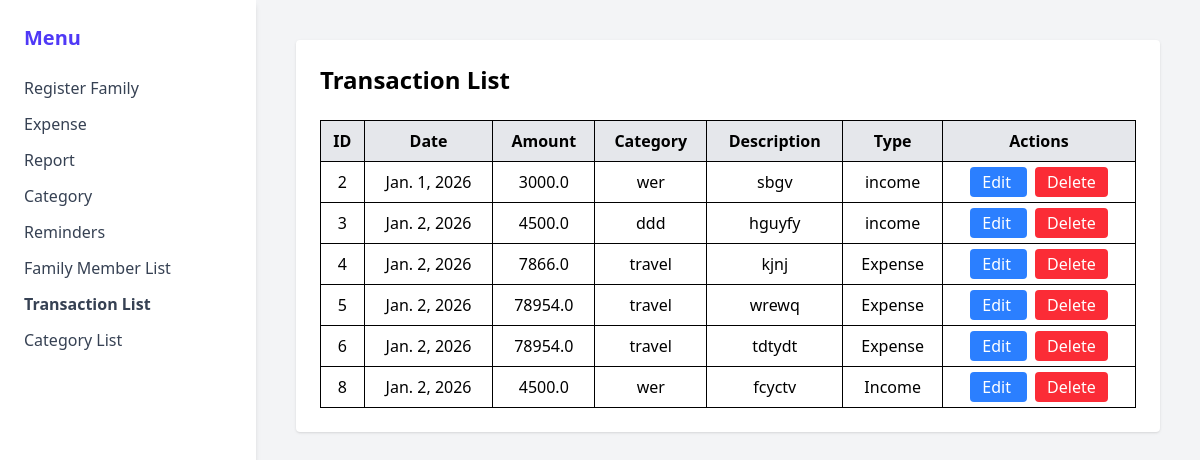
Before: /user/Transaction1 with the older database file.
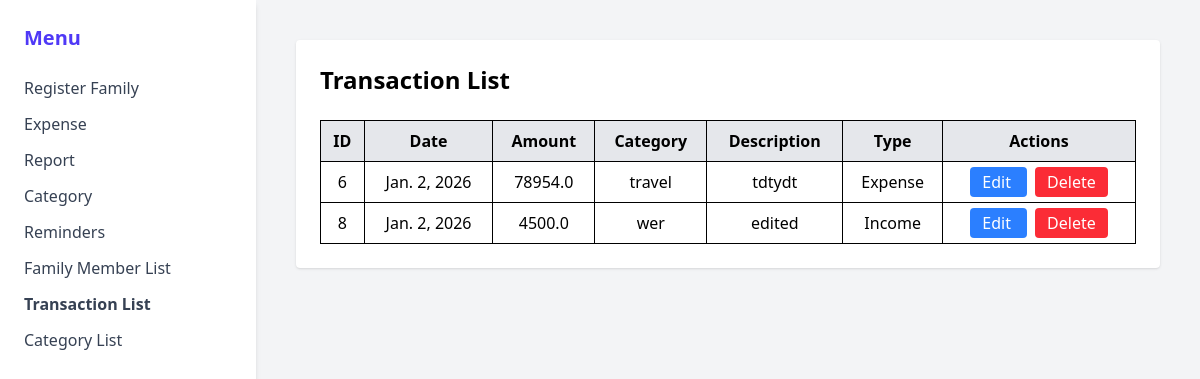
After: the same page with the newer database file.
### user/models.py (models this page shows)
class Transaction(models.Model):
    id = models.AutoField(primary_key=True)
    date = models.DateField()
    category_id = models.ForeignKey('Category', on_delete=models.CASCADE)
    amount = models.FloatField()
    Transaction_desc = models.CharField(max_length=100)
    Type = models.CharField(max_length=100)
    owner_type = models.CharField(max_length=10)

class  Category(models.Model):
    category_id = models.IntegerField(max_length=50,primary_key=True)
    category_type = models.CharField(max_length=100)
    def __str__(self):
        return self.category_type

### user/views.py (the view)
# urls.py: path('user/Transaction1',views.Transaction1_page, name='Transaction1_page'),
def Transaction1_page(request):
    transactions = Transaction.objects.filter(owner_type='user')
    return render(request, 'transaction_list1.html', {'transactions': transactions})

### user/templates/transaction_list1.html (shortened to what this page needs)
{% load static %}
<!DOCTYPE html>
<html>
<head>
  <script src="https://cdn.jsdelivr.net/npm/@tailwindcss/browser@4"></script>
</head>
<body class="bg-gray-100"                                                                                                                                                                                                                                                                                                                          >
<div class="flex min-h-screen">
  <aside class="w-64 bg-white shadow-md p-6">
    <h2 class="text-xl font-bold mb-6 text-indigo-600">Menu</h2>
    <ul class="space-y-3 text-gray-700">
        <li><a href="{% url 'Familyreg_page' %}" class="hover:text-indigo-600">Register Family</a></li>
        <li><a href="{% url 'Expense_page' %}" class="hover:text-indigo-600">Expense</a></li>
        <li><a href="{% url 'reports_page' %}" class="hover:text-indigo-600">Report</a></li>
        <li><a href="{% url 'Category_page' %}" class="hover:text-indigo-600">Category</a></li>
        <li><a href="{% url 'Reminder1_page' %}" class="hover:text-indigo-600">Reminders</a></li>
        <li><a href="{% url 'Memberlist_page' %}" class="hover:text-indigo-600">Family Member List</a></li>
        <li><a href="{% url 'Transaction1_page' %}" class="hover:text-indigo-600 font-semibold">Transaction List</a></li>
        <li><a href="{% url 'Categorylist_page' %}" class="hover:text-indigo-600">Category List</a></li>
    </ul>
  </aside>
  <main class="flex-1 p-10">
    <div class="bg-white p-6 rounded shadow">
      <h2 class="text-2xl font-bold mb-6">Transaction List</h2>
      <table class="w-full border border-gray-300">
        <thead class="bg-gray-200">
        <tr>
          <th class="border p-2">ID</th>
          <th class="border p-2">Date</th>
          <th class="border p-2">Amount</th>
          <th class="border p-2">Category</th>
          <th class="border p-2">Description</th>
          <th class="border p-2">Type</th>
          <th class="border p-2">Actions</th>
        </tr>
      </thead>
       <tbody>
{% for t in transactions %}
<tr class="text-center hover:bg-gray-50">
  <td class="border p-2">{{ t.id }}</td>
  <td class="border p-2">{{ t.date }}</td>
  <td class="border p-2">{{ t.amount }}</td>
  <td class="border p-2">{{ t.category_id }}</td>
  <td class="border p-2">{{ t.Transaction_desc }}</td>
  <td class="border p-2">{{ t.Type }}</td>
  <td class="border p-2">
      <a href="{% url 'trans1_edit' t.id %}"
         class="bg-blue-500 text-white px-3 py-1 rounded hover:bg-blue-600">
         Edit
      </a>
      <a href="{% url 'trans1_delete' t.id %}"
         class="bg-red-500 text-white px-3 py-1 rounded hover:bg-red-600 ml-2"
         onclick="return confirm('Are you sure you want to delete this transaction?')">
         Delete
      </a>
  </td>
</tr>
{% empty %}
<tr>
  <td colspan="7" class="text-center p-4 text-red-500">
      No transactions found.
  </td>
</tr>
{% endfor %}
</tbody>
      </table>
    </div>
  </main>
</div>
</body>
</html>

Changed rows visible on the page:
removed Transaction: id "2", date "Jan. 1, 2026", amount "3000.0", category_id "wer", Transaction_desc "sbgv", Type "income"
removed Transaction: id "3", date "Jan. 2, 2026", amount "4500.0", category_id "ddd", Transaction_desc "hguyfy", Type "income"
removed Transaction: id "4", date "Jan. 2, 2026", amount "7866.0", category_id "travel", Transaction_desc "kjnj", Type "Expense"
removed Transaction: id "5", date "Jan. 2, 2026", amount "78954.0", category_id "travel", Transaction_desc "wrewq", Type "Expense"
changed Transaction "Income": Transaction_desc "fcyctv" → "edited"
